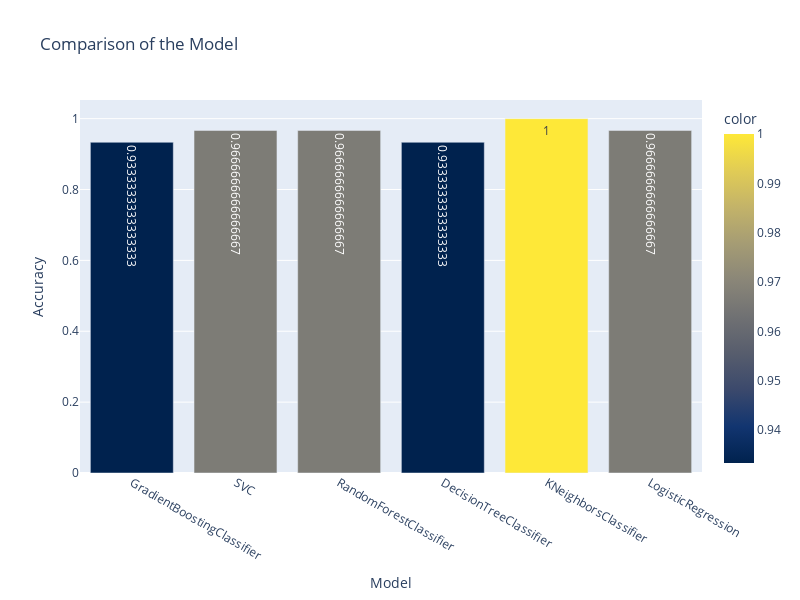

The notebook cell saved with this chart:
### Markdown cell above
## comparing all model accuracy:

### Code cell
import plotly.express as px
models = [grd,svm,rfc,dtc,knn,lr]

fig=px.bar(x=[type(model).__name__ for model in models], y=[accuracy_score(y_test, model.predict(x_test)) for model in models],
         color=[accuracy_score(y_test, model.predict(x_test)) for model in models], color_continuous_scale="cividis",
            title="Comparison of the Model", labels=dict(x="Model", y="Accuracy"), template="plotly", width=800 ,
            height=600,text=[accuracy_score(y_test, model.predict(x_test)) for model in models])

fig.show()

### Figure 1 — Plotly figure (JSON) as saved in the notebook; plotly's stock layout.template omitted (floating-point values rounded to 4 significant figures)
{"data": [{"alignmentgroup": "True", "hovertemplate": "Model=%{x}<br>Accuracy=%{y}<br>text=%{text}<br>color=%{marker.color}<extra></extra>", "legendgroup": "", "marker": {"color": [0.9333, 0.9667, 0.9667, 0.9333, 1, 0.9667], "coloraxis": "coloraxis", "pattern": {"shape": ""}}, "name": "", "offsetgroup": "", "orientation": "v", "showlegend": false, "text": [0.9333, 0.9667, 0.9667, 0.9333, 1, 0.9667], "textposition": "auto", "type": "bar", "x": ["GradientBoostingClassifier", "SVC", "RandomForestClassifier", "DecisionTreeClassifier", "KNeighborsClassifier", "LogisticRegression"], "xaxis": "x", "y": [0.9333, 0.9667, 0.9667, 0.9333, 1, 0.9667], "yaxis": "y"}], "layout": {"barmode": "relative", "coloraxis": {"colorbar": {"title": {"text": "color"}}, "colorscale": [[0, "#00224e"], [0.1111, "#123570"], [0.2222, "#3b496c"], [0.3333, "#575d6d"], [0.4444, "#707173"], [0.5556, "#8a8678"], [0.6667, "#a59c74"], [0.7778, "#c3b369"], [0.8889, "#e1cc55"], [1, "#fee838"]]}, "height": 600, "legend": {"tracegroupgap": 0}, "title": {"text": "Comparison of the Model"}, "width": 800, "xaxis": {"anchor": "y", "domain": [0, 1], "title": {"text": "Model"}}, "yaxis": {"anchor": "x", "domain": [0, 1], "title": {"text": "Accuracy"}}}}
